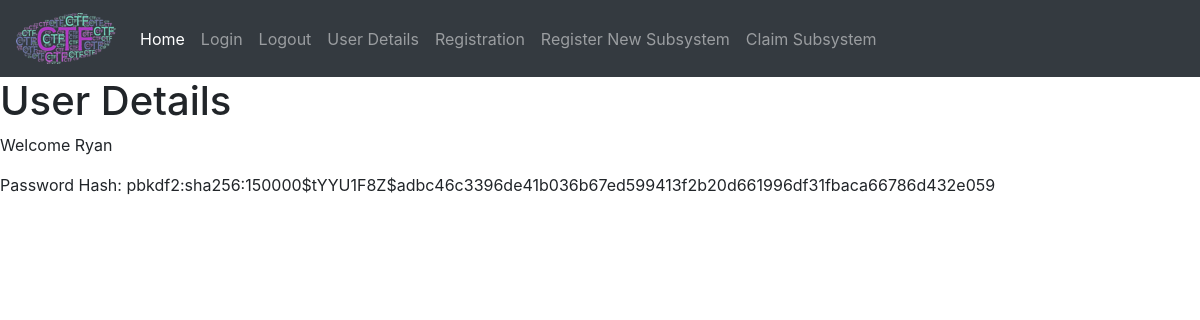
/user (signed in), run on the app's committed database.
### models.py (models this page shows, shortened)
class User(db.Model, UserMixin):
    id = db.Column(db.Integer, primary_key=True)
    username = db.Column(db.String(64), index=True, unique=True)
    email = db.Column(db.String(120), index=True, unique=True)
    password_hash = db.Column(db.String(128))

### app.py (the view)
@app.route('/user')
@login_required
def user_details():
    return render_template("user.html", pagetitle="User Details", user=current_user)

### models.py (called while the page is built)
@login.user_loader
def load_user(id):
    return User.query.get(int(id))

### templates/user.html
{% extends 'base.html' %}
{% block header %}
    <h1>{% block title %} {{ pagetitle }}   {% endblock %}</h1>
{% endblock %}
{% block content %}
    <p>Welcome {{ user.username }}</p>
    <p>Password Hash: {{ user.password_hash }}</p>
{% endblock %}

### data on the page
User: username "Ryan", password_hash "pbkdf2:sha256:150000$tYYU1F8Z$adbc46c3396de41b036b67ed599413f2b20d661996df31fbaca66786d432e059"

### other printed values
{{ pagetitle }} "User Details"
